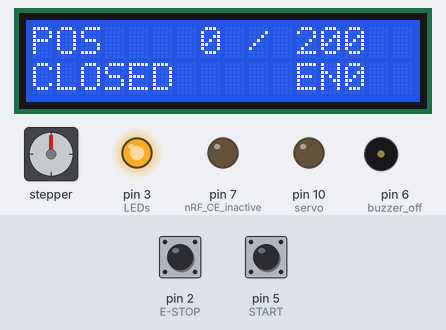
Bench run of a sketch on a simulated Arduino Uno, built with avr-gcc and run on an emulated ATmega328P. On the bench: stepper motor, 16×2 character LCD, output pins drawn as LEDs (lit = HIGH), buzzer (waves = sounding, pin HIGH). Wiring (inferred from the names in the program): stepper motor driver (200 steps per turn assumed): step pin 9; direction pin 17; enable pin 0. The inputs (shaded band) are chosen by the test bench; at power-on: pin 5 (START) HIGH, pin 2 (E-STOP) HIGH. Pins used as bus, display or sensor lines are not drawn.

Above: at 2.7 s.
2.8 s: pin 5 (START) pulled LOW for 0.15 s
At 3.3 s:
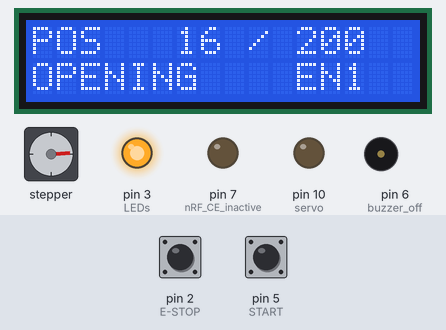
3.5 s: pin 2 (E-STOP) pulled LOW for 0.15 s
At 5.0 s:
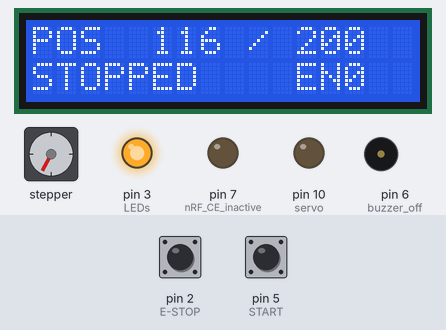
5.3 s: pin 5 (START) pulled LOW for 1 s
At 5.8 s:
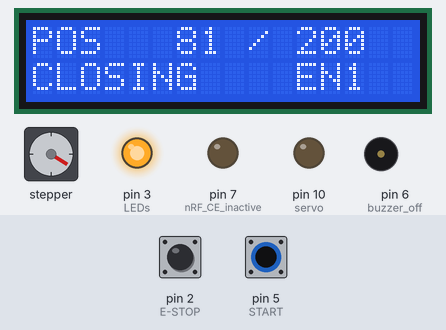
7.8 s: pin 5 (START) pulled LOW for 0.15 s
At 8.0 s:
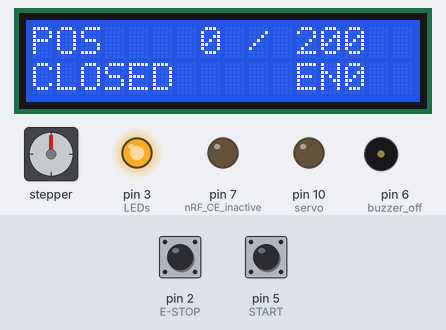
8.5 s: pin 5 (START) pulled LOW for 3.2 s
At 8.91 s:
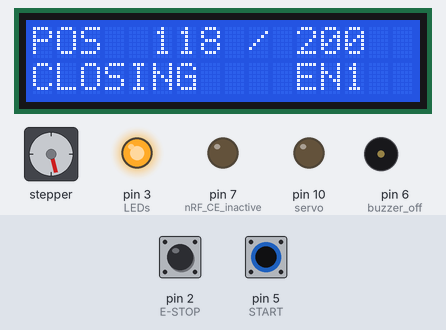
13.2 s: pin 5 (START) pulled LOW for 0.15 s
At 16.2 s:
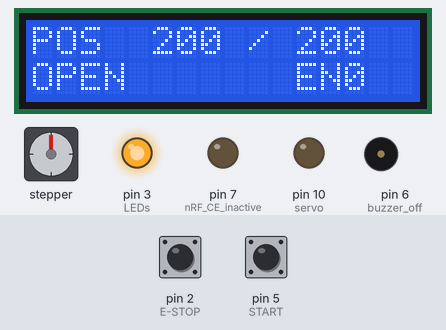
Timing chart, 0 to 16.5 s (numbered marks = the images above; inputs shaded):
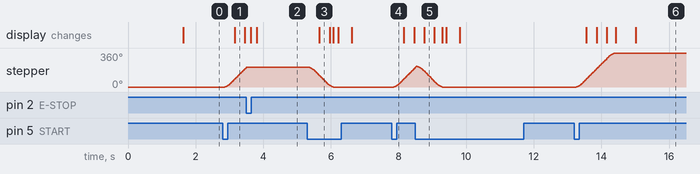

Measured:
- after the input at 2.8 s, stepper: turns 208° clockwise in 0.64 s, starting after 0.05 s; the display: changes after 0.36 s (image 1)
- after the input at 3.5 s, stepper: stops changing and stays 208°; the display: first changes after 0.12 s (image 2 shows a later state)
- after the input at 5.3 s, stepper: turns 208° counter-clockwise in 0.71 s, starting after 0.05 s; the display: changes after 0.36 s (image 3)
- after the input at 7.8 s, stepper: turns 207° clockwise in 0.64 s, starting after 0.05 s
- after the input at 8.5 s, the display: changes after 0.26 s (image 5)
- after the input at 13.2 s, stepper: turns 360° clockwise in 1.1 s, starting after 0.05 s; the display: first changes after 0.35 s (image 6 shows a later state)

The sketch:

psd_stepper_test.ino
```cpp
#include <Arduino.h>
#include <Wire.h>
#include <LiquidCrystal_I2C.h>
#include <stdio.h>
#include "door_stepper.h"
#include "psd_config.h"
#include "lcd_safe.h"

/*
 * PSD 문 스텝모터 단독 시험 — 무선·FSM·TRAIN 없이 PSD 보드 하나로 돌린다.
 *  칩 11번(D5) START 한 번 = 열기(한 바퀴), 다시 한 번 = 닫기(한 바퀴 되돌아옴).
 *  칩 4번(D2) 비상정지를 누르고 있는 동안 = 즉시 정지 + 코일 전류 차단(손으로 돌아감).
 *  비상정지를 떼도 저절로 다시 움직이지 않는다. 그다음 START는 무조건 닫기다.
 *  부팅 때 START를 누르고 있었다면 한 번 뗀 뒤부터 인식한다.
 *  LED·세그먼트·부저·무선은 꺼 둔다.
 */

static LiquidCrystal_I2C lcd(0x27, 16, 2);
static SafeLcd safeLcd(lcd);
static psd_door_command_t command = PSD_DOOR_CLOSE;
static bool startRaw, startStable, startArmed;
static uint32_t startChanged, lastLcd;

/* 눌렀을 때 한 번만 true. 30ms 이상 안정돼야 인정한다. */
static bool takeStartPress(uint32_t now) {
    const bool pressed = digitalRead(5) == LOW;
    if (pressed != startRaw) { startRaw = pressed; startChanged = now; }
    if (startRaw == startStable || uint32_t(now - startChanged) < 30) return false;
    startStable = startRaw;
    if (!startStable) { startArmed = true; return false; }
    if (!startArmed) return false;
    startArmed = false;
    return true;
}

static void updateLcd(uint32_t now, bool estop) {
    if (uint32_t(now - lastLcd) < 200) return;
    lastLcd = now;
    char top[17], bottom[17];
    snprintf_P(top, sizeof top, PSTR("POS %4d / %d"), door_stepper_position(), PSD_STEPPER_OPEN_STEPS);
    PGM_P state;
    if (estop) state = PSTR("ESTOP FREE");
    else if (door_stepper_is_moving()) state = command == PSD_DOOR_OPEN ? PSTR("OPENING") : PSTR("CLOSING");
    else if (command == PSD_DOOR_OPEN) state = PSTR("OPEN");
    else if (command == PSD_DOOR_CLOSE) state = PSTR("CLOSED");
    else state = PSTR("STOPPED");
    snprintf_P(bottom, sizeof bottom, PSTR("%-10S EN%u"), state, unsigned(door_stepper_is_energized()));
    safeLcd.show(top, bottom);
}

void setup() {
    door_stepper_init();                        // EN HIGH first
    digitalWrite(10, LOW); pinMode(10, OUTPUT); // 16번 servo OFF, keep SPI SS an output
    digitalWrite(3, HIGH); pinMode(3, OUTPUT);  // 595 /OE HIGH: LEDs and digit off
    digitalWrite(6, LOW);  pinMode(6, OUTPUT);  // buzzer off
    digitalWrite(7, LOW);  pinMode(7, OUTPUT);  // nRF CE inactive
    digitalWrite(8, HIGH); pinMode(8, OUTPUT);  // nRF CSN deselected
    pinMode(2, INPUT_PULLUP);                   // E-STOP, chip pin 4
    pinMode(5, INPUT_PULLUP);                   // START, chip pin 11
    safeLcd.begin();
    safeLcd.show("PSD STEP TEST", "D5 OPEN/CLOSE");
    delay(1500);
    startRaw = startStable = digitalRead(5) == LOW;
    startArmed = !startStable;
    startChanged = millis();
}

void loop() {
    const uint32_t now = millis();
    const bool estop = digitalRead(2) == LOW;

    if (estop) command = PSD_DOOR_RELEASE;
    else if (command == PSD_DOOR_RELEASE) command = PSD_DOOR_HOLD;

    if (takeStartPress(now) && !estop)
        command = (command == PSD_DOOR_CLOSE) ? PSD_DOOR_OPEN : PSD_DOOR_CLOSE;

    door_stepper_update(command, now);
    updateLcd(now, estop);
}
```

door_stepper.c
```cpp
#include "door_stepper.h"

#include "psd_config.h"

#include <avr/interrupt.h>
#include <avr/io.h>
#include <util/atomic.h>
#include <util/delay.h>

/* 칩 물리핀 기준. psd_sketch의 다른 핀과 겹치지 않는다. */
#define STEP_BIT  PB1 /* 15번 D9 */
#define DIR_BIT   PC3 /* 26번 A3 */
#define EN_BIT    PD0 /* 2번 D0, LOW=구동. 외부 10k 풀업으로 리셋·업로드 중엔 꺼져 있다 */
#define ESTOP_BIT PD2 /* 4번 D2, LOW=눌림. psd_sketch의 readEstop()과 같은 버튼 */

/* Timer1을 /8 분주로 쓰면 1틱 = 0.5us */
#define US_TO_TICKS(us) ((uint16_t)((uint32_t)(us) * 2UL - 1UL))
#define RAMP_DELTA_US \
    ((uint16_t)((PSD_STEPPER_START_INTERVAL_US - PSD_STEPPER_RUN_INTERVAL_US) / PSD_STEPPER_RAMP_STEPS))

static volatile int16_t s_position; /* 0 = 닫힘, + 방향 = 열림 */
static volatile int16_t s_target;
static volatile int8_t s_dir;       /* DIR 핀이 지금 가리키는 방향. 0 = 아직 정하지 않음 */
static volatile uint8_t s_running;
static volatile uint8_t s_ramp_n;   /* 출발 후 걸음 수. 가속 계산용 */
static uint32_t s_idle_since_ms;

static inline uint8_t estop_pressed(void)
{
    return (uint8_t)((PIND & (1U << ESTOP_BIT)) == 0U);
}

static inline void driver_enable(void)
{
    PORTD &= (uint8_t)~(1U << EN_BIT);
}

static inline void driver_disable(void)
{
    PORTD |= (uint8_t)(1U << EN_BIT);
}

static void set_dir_pin(int8_t dir)
{
    uint8_t high = (dir > 0) ? (uint8_t)PSD_STEPPER_OPEN_DIR_HIGH
                             : (uint8_t)!PSD_STEPPER_OPEN_DIR_HIGH;
    if (high)
        PORTC |= (uint8_t)(1U << DIR_BIT);
    else
        PORTC &= (uint8_t)~(1U << DIR_BIT);
}

/* 인터럽트가 꺼진 상태나 ISR 안에서만 부른다. */
static void timer_stop(void)
{
    TIMSK1 &= (uint8_t)~(1U << OCIE1A);
    TCCR1B = 0U;
    s_running = 0U;
}

static void timer_start(void)
{
    TCCR1B = 0U;
    TCCR1A = 0U;
    TCNT1 = 0U;
    /* 첫 걸음은 느린 간격 뒤에 나간다. EN을 켠 직후 코일이 자리 잡을 시간이기도 하다. */
    OCR1A = US_TO_TICKS(PSD_STEPPER_START_INTERVAL_US);
    TIFR1 = (uint8_t)(1U << OCF1A);
    TIMSK1 |= (uint8_t)(1U << OCIE1A);
    s_running = 1U;
    TCCR1B = (uint8_t)((1U << WGM12) | (1U << CS11)); /* CTC, /8 */
}

/* 출발 직후와 도착 직전은 느리게, 가운데는 최고 속도로. */
static uint16_t next_interval_us(void)
{
    int16_t left = (int16_t)(s_target - s_position);
    uint16_t n = s_ramp_n;

    if (left < 0)
        left = (int16_t)-left;
    if ((uint16_t)left < n)
        n = (uint16_t)left;
    if (n >= PSD_STEPPER_RAMP_STEPS)
        return (uint16_t)PSD_STEPPER_RUN_INTERVAL_US;
    return (uint16_t)(PSD_STEPPER_START_INTERVAL_US - n * RAMP_DELTA_US);
}

ISR(TIMER1_COMPA_vect)
{
    int16_t remaining;
    int8_t want;

    /* loop()가 LCD 갱신 중이어도 비상정지는 여기서 바로 처리한다. */
    if (estop_pressed())
    {
        driver_disable();
        timer_stop();
        s_target = s_position;
        return;
    }

    remaining = (int16_t)(s_target - s_position);
    if (remaining == 0)
    {
        timer_stop();
        return;
    }

    want = (remaining > 0) ? 1 : -1;
    if (want != s_dir)
    {
        /* 방향 전환: DIR만 바꾸고 한 박자 쉰 뒤 느린 속도부터 다시 출발한다. */
        s_dir = want;
        set_dir_pin(want);
        s_ramp_n = 0U;
        OCR1A = US_TO_TICKS(PSD_STEPPER_START_INTERVAL_US);
        return;
    }

    PORTB |= (uint8_t)(1U << STEP_BIT);
    _delay_us(3); /* DRV8825 최소 1.9us */
    PORTB &= (uint8_t)~(1U << STEP_BIT);
    s_position = (int16_t)(s_position + want);

    if (s_position == s_target)
    {
        timer_stop();
        return;
    }
    if (s_ramp_n < PSD_STEPPER_RAMP_STEPS)
        s_ramp_n++;
    OCR1A = US_TO_TICKS(next_interval_us());
}

static void request_target(int16_t target)
{
    ATOMIC_BLOCK(ATOMIC_RESTORESTATE)
    {
        s_target = target;
        if (!s_running && (s_position != target) && !estop_pressed())
        {
            driver_enable();
            s_ramp_n = 0U;
            timer_start();
        }
    }
}

static void stop_here(void)
{
    ATOMIC_BLOCK(ATOMIC_RESTORESTATE)
    {
        timer_stop();
        s_target = s_position;
    }
}

void door_stepper_init(void)
{
    ATOMIC_BLOCK(ATOMIC_RESTORESTATE)
    {
        driver_disable(); /* 출력으로 바꾸기 전에 HIGH부터 */
        DDRD |= (uint8_t)(1U << EN_BIT);
        PORTB &= (uint8_t)~(1U << STEP_BIT);
        DDRB |= (uint8_t)(1U << STEP_BIT);
        PORTC &= (uint8_t)~(1U << DIR_BIT);
        DDRC |= (uint8_t)(1U << DIR_BIT);
        DDRD &= (uint8_t)~(1U << ESTOP_BIT); /* 비상정지 입력 + 내부 풀업 */
        PORTD |= (uint8_t)(1U << ESTOP_BIT);

        timer_stop();
        TCCR1A = 0U; /* Arduino init()이 걸어둔 Timer1 PWM 설정 해제 */
        s_position = 0;
        s_target = 0;
        s_dir = 0;
        s_ramp_n = 0U;
    }
    s_idle_since_ms = 0U;
}

void door_stepper_update(psd_door_command_t command, uint32_t now_ms)
{
#if PSD_STEPPER_ENABLE
    if ((command == PSD_DOOR_RELEASE) || estop_pressed())
    {
        stop_here();
        driver_disable();
        return;
    }

    if (command == PSD_DOOR_OPEN)
        request_target((int16_t)PSD_STEPPER_OPEN_STEPS);
    else if (command == PSD_DOOR_CLOSE)
        request_target(0);
    else
        stop_here(); /* HOLD: 그 자리에 멈춘다 */

    if (s_running)
        s_idle_since_ms = now_ms;
    else if (door_stepper_is_energized() &&
             (uint32_t)(now_ms - s_idle_since_ms) >= PSD_STEPPER_IDLE_RELEASE_MS)
        driver_disable();
#else
    (void)command;
    (void)now_ms;
    stop_here();
    driver_disable();
#endif
}

int16_t door_stepper_position(void)
{
    int16_t position;
    ATOMIC_BLOCK(ATOMIC_RESTORESTATE)
    {
        position = s_position;
    }
    return position;
}

uint8_t door_stepper_is_moving(void)
{
    return s_running;
}

uint8_t door_stepper_is_energized(void)
{
    return (uint8_t)((PORTD & (1U << EN_BIT)) == 0U);
}
```

door_stepper.h
```cpp
#ifndef DOOR_STEPPER_H
#define DOOR_STEPPER_H

#include <stdint.h>

#include "psd_fsm.h"

#ifdef __cplusplus
extern "C" {
#endif

/*
 * PSD 문 스텝모터 (DRV8825 + BJ42D15, 풀스텝).
 * 칩 물리핀: STEP=15번(D9/PB1), DIR=26번(A3/PC3), EN=2번(D0/PD0, LOW=구동, 외부 10k 풀업).
 *
 * 위치 0 = 닫힘. 원점 센서가 없으므로 전원을 켤 때 문이 닫힌 위치에 있다고 가정한다.
 * 걸음 펄스는 Timer1 인터럽트가 만든다. LCD 갱신이 loop()를 붙잡아도 속도가 흔들리지 않는다.
 * 비상정지(4번, D2)는 인터럽트 안에서도 직접 읽어 loop()를 기다리지 않고 즉시 멈추고 EN을 끊는다.
 */
void door_stepper_init(void);

/* FSM의 문 명령을 매 loop()마다 넘긴다. OPEN/CLOSE=이동, HOLD=그 자리 정지, RELEASE=정지+코일 차단. */
void door_stepper_update(psd_door_command_t command, uint32_t now_ms);

int16_t door_stepper_position(void);
uint8_t door_stepper_is_moving(void);
uint8_t door_stepper_is_energized(void);

#ifdef __cplusplus
}
#endif

#endif /* DOOR_STEPPER_H */
```

protocol.h
```cpp
#ifndef PROTOCOL_H
#define PROTOCOL_H

#include <stdint.h>

/*
 * TRAIN <-> PSD 무선 프로토콜 공통 정의.
 *
 * 이 파일은 packet.h/.c, radio_config.h, train_fsm.h/.c, psd_fsm.h/.c,
 * comm.h/.c, nrf24.h/.c 전부가 참조하는 최하위 공통 정의다.
 * 여기 있는 상태·명령·요청 enum의 "순서와 값"은 곧 무선으로 나가는
 * 실제 바이트값이므로, 값을 바꾸면 TRAIN/PSD 양쪽 펌웨어를 반드시
 * 같이 다시 빌드해야 한다.
 */

/* ------------------------------------------------------------------ */
/* 패킷 헤더 상수                                                      */
/* ------------------------------------------------------------------ */

/* 페이로드가 진짜 이 프로토콜의 패킷인지 1차로 걸러내는 식별 바이트 */
#define PROTOCOL_MAGIC              UINT8_C(0xA5)

/* 프로토콜(패킷 레이아웃) 버전. 필드를 추가/변경하면 올린다. */
/* v4: virtual-door / motors-OFF packets with a PSD-owned LCD mode bit. */
#define PROTOCOL_VERSION            UINT8_C(4)

/* nRF24L01+ 고정 페이로드 크기. radio_config.h가 NRF_PAYLOAD_SIZE로 그대로 가져다 씀. */
#define PROTOCOL_PAYLOAD_SIZE       UINT8_C(6)

/* ------------------------------------------------------------------ */
/* TRAIN 상태머신                                                      */
/* ------------------------------------------------------------------ */

typedef enum
{
    TRAIN_STATE_INIT = 0,
    TRAIN_STATE_READY,
    TRAIN_STATE_RUNNING,
    TRAIN_STATE_APPROACH,
    TRAIN_STATE_COASTING,
    TRAIN_STATE_WAIT_PSD_OPEN,
    TRAIN_STATE_DOOR_OPENING,
    TRAIN_STATE_DWELL,
    TRAIN_STATE_COUNTDOWN,
    TRAIN_STATE_DOOR_CLOSING,
    TRAIN_STATE_WAIT_PSD_CLOSED,
    TRAIN_STATE_COMPLETE,
    TRAIN_STATE_FAULT,
    TRAIN_STATE_ESTOP,
    TRAIN_STATE_COUNT   /* 실제 상태 아님. 범위검사용 개수. */
} train_state_t;

/* ------------------------------------------------------------------ */
/* PSD 상태머신                                                        */
/* ------------------------------------------------------------------ */

typedef enum
{
    PSD_STATE_INIT = 0,
    PSD_STATE_READY,
    PSD_STATE_OPENING,
    PSD_STATE_OPEN,
    PSD_STATE_CLOSING,
    PSD_STATE_CLOSED,
    PSD_STATE_FAULT,
    PSD_STATE_ESTOP,
    PSD_STATE_COUNT     /* 실제 상태 아님. 범위검사용 개수. */
} psd_state_t;

/* ------------------------------------------------------------------ */
/* TRAIN -> PSD 명령 (TRAIN이 PSD 도어에 내리는 지시)                    */
/* ------------------------------------------------------------------ */

typedef enum
{
    PSD_CMD_NONE = 0,
    PSD_CMD_OPEN,
    PSD_CMD_CLOSE,
    PSD_COMMAND_COUNT    /* 실제 명령 아님. 범위검사용 개수. */
} psd_command_t;

/* ------------------------------------------------------------------ */
/* PSD -> TRAIN 요청 (PSD가 TRAIN에게 보내는 요청)                       */
/* ------------------------------------------------------------------ */

typedef enum
{
    PSD_REQUEST_NONE = 0,
    PSD_REQUEST_START,
    PSD_REQUEST_RECOVERY,
    PSD_REQUEST_COUNT    /* 실제 요청 아님. 범위검사용 개수. */
} psd_request_t;

/* ------------------------------------------------------------------ */
/* 공통 오류 코드                                                       */
/* ------------------------------------------------------------------ */

typedef enum
{
    FAULT_CODE_NONE = 0,
    FAULT_CODE_ESTOP,
    FAULT_CODE_COMM,
    FAULT_CODE_PEER_REBOOT,
    FAULT_CODE_HALL,
    FAULT_CODE_ALIGN,
    FAULT_CODE_TRAIN_DOOR,
    FAULT_CODE_PSD_DOOR,
    FAULT_CODE_COUNT      /* 실제 오류코드 아님. 범위검사용 개수. */
} fault_code_t;

/* ------------------------------------------------------------------ */
/* PSD -> TRAIN 패킷의 flags 비트필드                                   */
/* ------------------------------------------------------------------ */

#define PSD_FLAG_NONE               UINT8_C(0x00)
#define PSD_FLAG_CLOSED_CONFIRMED   UINT8_C(0x01)
#define PSD_FLAG_ESTOP_ACTIVE       UINT8_C(0x02)
/* Display only: 0=debug (boot default), 1=normal. Never an FSM permission. */
#define PSD_FLAG_UI_NORMAL          UINT8_C(0x04)

/* packet.c가 "예약된 flag 비트 검사"에 사용하는 마스크.
 * 여기 없는 상위 비트가 하나라도 켜져 있으면 PACKET_CHECK_BAD_FLAGS. */
#define PSD_FLAGS_VALID_MASK        \
    ((uint8_t)(PSD_FLAG_CLOSED_CONFIRMED | PSD_FLAG_ESTOP_ACTIVE | PSD_FLAG_UI_NORMAL))

/* ------------------------------------------------------------------ */
/* COUNTDOWN 필드 규칙                                                  */
/* ------------------------------------------------------------------ */

/* COUNTDOWN 상태에서 허용하는 최대값 (0~5초 카운트다운).
 * train_config.h의 TRAIN_COUNTDOWN_START_SECONDS 기본값(5)과 일치해야 한다. */
#define COUNTDOWN_MAX_SECONDS       UINT8_C(5)

/* COUNTDOWN 상태가 아닐 때 countdown 필드가 반드시 가져야 하는 값.
 * 0~5 범위 밖의 값으로 골라서 "카운트다운 중이 아님"을 명확히 구분한다. */
#define COUNTDOWN_INACTIVE          UINT8_C(0xFF)

/* ------------------------------------------------------------------ */
/* 무선으로 나가는 실제 패킷 레이아웃 (각 6바이트 고정)                    */
/* ------------------------------------------------------------------ */

typedef struct
{
    uint8_t magic;
    uint8_t version;
    uint8_t train_state;   /* train_state_t */
    uint8_t psd_command;   /* psd_command_t */
    uint8_t countdown;
    uint8_t fault_code;    /* fault_code_t */
} __attribute__((packed)) train_to_psd_packet_t;

typedef struct
{
    uint8_t magic;
    uint8_t version;
    uint8_t psd_state;     /* psd_state_t */
    uint8_t request;       /* psd_request_t */
    uint8_t flags;         /* PSD_FLAG_* 비트OR */
    uint8_t fault_code;    /* fault_code_t */
} __attribute__((packed)) psd_to_train_packet_t;

#endif /* PROTOCOL_H */
```

psd_fsm.h
```cpp
#ifndef PSD_FSM_H
#define PSD_FSM_H


#ifdef __cplusplus
extern "C" {
#endif
#include <stdint.h>

#include "protocol.h"

/* PSD FSM이 문 드라이버에 요구하는 목표상태 */
typedef enum
{
    PSD_DOOR_HOLD = 0,
    PSD_DOOR_CLOSE,
    PSD_DOOR_OPEN,
    PSD_DOOR_RELEASE
} psd_door_command_t;

typedef struct
{
    uint32_t request_hold_ms;
    uint32_t door_open_motion_ms;
    uint32_t door_close_timeout_ms;
} psd_fsm_config_t;

/* start_pressed는 디바운싱 후 한 루프 동안만 1이 되는 이벤트다. */
typedef struct
{
    uint8_t init_complete;
    uint8_t communication_ok;
    uint8_t communication_timed_out;
    uint8_t peer_state_valid;
    uint8_t peer_reboot_detected;

    train_state_t train_state;
    psd_command_t train_command;
    fault_code_t train_fault_code;

    fault_code_t local_fault_code;
    uint8_t start_pressed;
    uint8_t estop_active;
    uint8_t door_closed;
} psd_fsm_inputs_t;

/* state, request, flags, fault_code는 PSD -> TRAIN 패킷에 바로 사용 가능하다. */
typedef struct
{
    psd_state_t state;
    fault_code_t fault_code;
    psd_door_command_t door_command;
    psd_request_t request;
    uint8_t flags;
} psd_fsm_outputs_t;

typedef struct
{
    psd_state_t state;
    fault_code_t fault_code;
    uint32_t state_enter_ms;
    psd_request_t active_request;
    uint32_t request_start_ms;
    psd_fsm_config_t config;
    uint8_t close_armed;
} psd_fsm_t;

extern const psd_fsm_config_t PSD_FSM_DEFAULT_CONFIG;

void psd_fsm_init(psd_fsm_t *fsm,
                  const psd_fsm_config_t *config,
                  uint32_t now_ms);

void psd_fsm_update(psd_fsm_t *fsm,
                    const psd_fsm_inputs_t *inputs,
                    uint32_t now_ms,
                    psd_fsm_outputs_t *outputs);

psd_state_t psd_fsm_get_state(const psd_fsm_t *fsm);
fault_code_t psd_fsm_get_fault(const psd_fsm_t *fsm);


#ifdef __cplusplus
}
#endif

#endif /* PSD_FSM_H */
```

psd_config.h
```cpp
#ifndef PSD_CONFIG_H
#define PSD_CONFIG_H
#include <stdint.h>
/* Confirmed passive piezo wiring. Set 1 only for an active buzzer. */
#define PSD_ACTIVE_BUZZER 0
#define PSD_REQUEST_HOLD_MS 500UL
#define PSD_RECOVERY_TIMEOUT_MS 15000UL
#define PSD_START_DEBOUNCE_MS 30UL
#define PSD_KW11_DEBOUNCE_MS 40UL
#define PSD_ESTOP_RELEASE_CONFIRM_MS 50UL
#define PSD_DOOR_OPEN_TIME_MS 1000UL
#define PSD_DOOR_OPEN_TIMEOUT_MS 60000UL
#define PSD_DOOR_CLOSE_TIMEOUT_MS 60000UL

/* ---- PSD 문 스텝모터: DRV8825 + BJ42D15, 풀스텝(M0~M2 미연결) = 200스텝/회전 ---- */
/* 0으로 바꾸면 EN을 계속 HIGH로 두어 모터에 전류가 흐르지 않는다. */
#define PSD_STEPPER_ENABLE 1
/* 시연값: 한 바퀴. 문 기구를 달면 실제로 열리는 데 필요한 스텝 수로 바꾼다. */
#define PSD_STEPPER_OPEN_STEPS 200
/* 문이 반대로 열리면 1 <-> 0 을 바꾼다. */
#define PSD_STEPPER_OPEN_DIR_HIGH 1
/* 최고 속도. 5000us/스텝 = 200스텝/초 = 1초에 한 바퀴. */
#define PSD_STEPPER_RUN_INTERVAL_US 5000UL
/* 출발·도착 직전의 느린 속도와, 그 사이를 잇는 가감속 스텝 수. */
#define PSD_STEPPER_START_INTERVAL_US 12000UL
#define PSD_STEPPER_RAMP_STEPS 20
/* 도착 후 이 시간이 지나면 EN을 HIGH로 올려 코일 전류를 끈다(대기 발열 방지). */
#define PSD_STEPPER_IDLE_RELEASE_MS 500UL

#if (PSD_STEPPER_START_INTERVAL_US > 32000UL) || \
    (PSD_STEPPER_RUN_INTERVAL_US < 1000UL) || \
    (PSD_STEPPER_RUN_INTERVAL_US > PSD_STEPPER_START_INTERVAL_US)
#error "Stepper intervals must satisfy 1000 <= RUN <= START <= 32000 us"
#endif
#if (PSD_STEPPER_RAMP_STEPS < 1) || (PSD_STEPPER_RAMP_STEPS > 250)
#error "PSD_STEPPER_RAMP_STEPS must be 1..250"
#endif
#if (PSD_STEPPER_OPEN_STEPS < 1) || (PSD_STEPPER_OPEN_STEPS > 30000)
#error "PSD_STEPPER_OPEN_STEPS must be 1..30000"
#endif
#endif
```

Source omitted: lcd_safe.h (1322 bytes)
